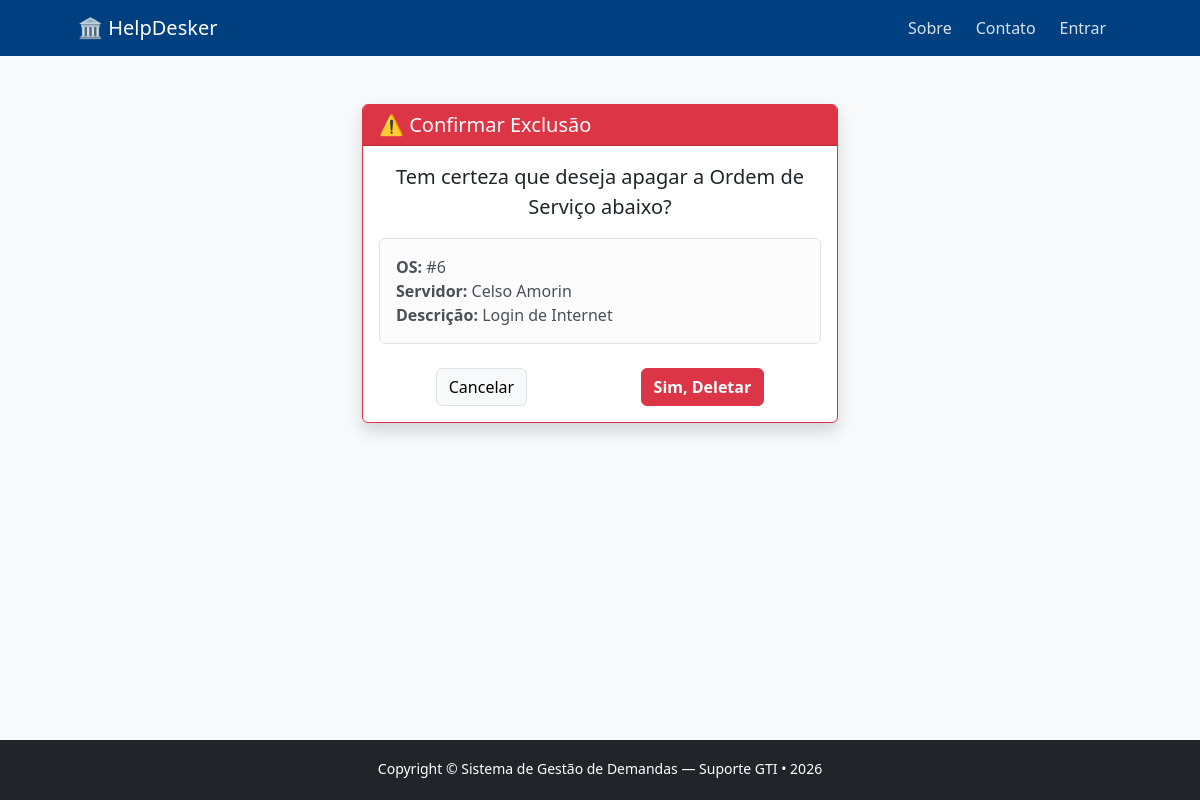
/chamados/deletar/6/, run on the app's committed database.
### chamados/models.py (models this page shows, shortened)
class Chamado(models.Model):
    CATEGORIAS = [
        ('computador', 'Computador / Hardware'),
        ('software', 'Instalação / Erro de Software'),
        ('rede', 'Internet / Rede'),
        ('email', 'E-mail Institucional'),
        ('impressora', 'Impressora / Scanner'),
        ('acesso', 'Sistemas / Senhas / Acessos'),
        ('outros', 'Outros Assuntos'),
    ]
    PRIORIDADES = [
        ('baixa', 'Baixa (Não impede o trabalho)'),
        ('media', 'Média (Dificulta o trabalho)'),
        ('alta', 'Alta (Impede o trabalho)'),
    ]
    STATUS_CHOICES = [
        ('aberto', 'Aberto / Aguardando Atendimento'),
        ('atendimento', 'Em Atendimento'),
        ('resolvido', 'Resolvido'),
        ('cancelado', 'Cancelado'),
    ]
    servidor_nome = models.CharField(max_length=100, verbose_name="Nome do Servidor/Usuário")
    setor = models.CharField(max_length=100, verbose_name="Setor/Departamento")
    categoria = models.CharField(max_length=20, choices=CATEGORIAS, default='computador')
    prioridade = models.CharField(max_length=10, choices=PRIORIDADES, default='media')
    status = models.CharField(max_length=15, choices=STATUS_CHOICES, default='aberto')
    descricao = models.TextField(verbose_name="Descrição do Problema")
    observacao_tecnica = models.TextField(blank=True, null=True, verbose_name="Observações da Resolução")
    criado_em = models.DateTimeField(auto_now_add=True)
    atualizado_em = models.DateTimeField(auto_now=True)
    class Meta:
        ordering = ['-criado_em']

### chamados/views.py (the view)
# urls.py: path('deletar/<int:pk>/', views.deletar_chamado, name='deletar_chamado'),
def deletar_chamado(request, pk):
    chamado = get_object_or_404(Chamado, pk=pk)
    if request.method == 'POST':
        chamado.delete()
        return redirect('home')
    return render(request, 'chamados/confirmar_exclusao.html', {'chamado': chamado})

### chamados/templates/chamados/confirmar_exclusao.html (shortened to what this page needs)
{% extends 'base.html' %}
{% block conteudo %}
<div class="container mt-5" style="max-width: 500px;">
    <div class="card border-danger shadow">
        <div class="card-header bg-danger text-white">
            <h3 class="card-title h5 mb-0">⚠️ Confirmar Exclusão</h3>
        </div>
        <div class="card-body text-center">
            <p class="fs-5">Tem certeza que deseja apagar a Ordem de Serviço abaixo?</p>
            <div class="alert alert-light border my-3 text-start">
                <strong>OS:</strong> #{{ chamado.id }}<br>
                <strong>Servidor:</strong> {{ chamado.servidor_nome }}<br>
                <strong>Descrição:</strong> {{ chamado.descricao|truncatechars:100 }}
            </div>
            <form method="post">
                <div class="d-flex justify-content-around mt-4">
                    <a href="{% url 'atualizar_chamado' chamado.id %}" class="btn btn-light border">Cancelar</a>
                    <button type="submit" class="btn btn-danger fw-bold">Sim, Deletar</button>
                </div>
            </form>
        </div>
    </div>
</div>
{% endblock %}

### chamados/templates/base.html (style rules this page uses)
body { min-height: 100vh; position: relative; padding-bottom: 60px; }

### data on the page
Chamado: id "6", servidor_nome "Celso Amorin", descricao "Login de Internet"
